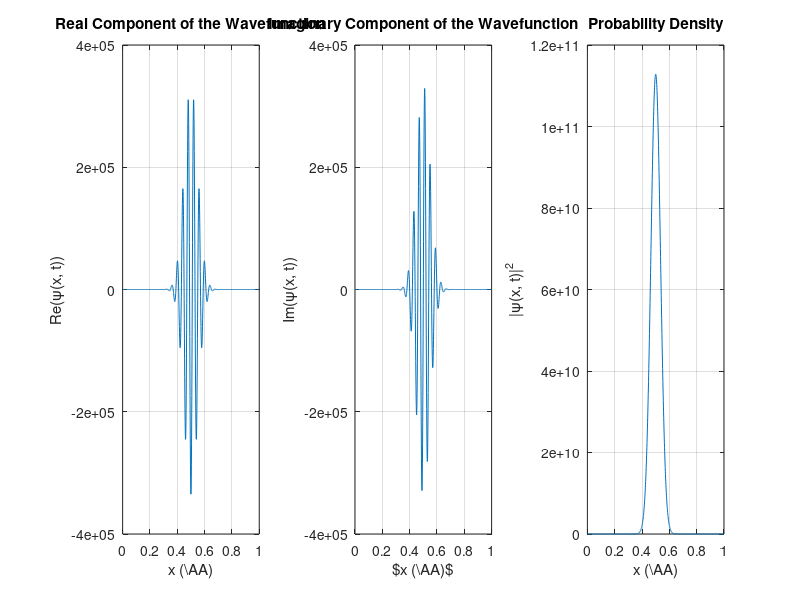

Write MATLAB code to recreate this figure.
%%%%%%%%%% Preamble %%%%%%%%%%
% Part I - Particle in a Box Wavepacket Simulation
% Author: Max L Butterworth
% MSc in Theoretical and Computational Chemistry Project
% University of Oxford

%%%%%%%%%%%%%%%%%%%%

%%%%%%%%%% Define constants %%%%%%%%%%

L = 1e-10; % Length of the 1D box in m
m = 9.11e-31; % Mass of electron in kg
h = 6.626e-34; % Planck's constant in Js
hbar = h/(2*pi); % Definition of h bar
N_steps = 1000; % Number of discretisation points
N_superposition = 100; % The number of basis functions in the wavepacket superposition

%%%%%%%%%% Discretise the spatial domain, x, and time domain, t %%%%%%%%%%

x = linspace(0, L, N_steps); % Define the domain of the infinite potential well
dx = x(2) - x(1); % Calculate the spatial step size

dt = 1e-20; % Define the time step size
N_t = 1000; % Define the number of time steps to simulate

%%%%%%%%%% Solve the Schrödinger equation using the finite difference method %%%%%%%%%%

% Construct the Hamiltonian inside the infinite potential well
laplacian = (1/dx^2) * spdiags([1, -2, 1], -1:1, N_steps, N_steps); % Define the Laplacian operator
H = -((hbar^2)/(2*m)) * laplacian; % Define the Hamiltonian operator

%%%%%%%%%% Generate an initial wavepacket %%%%%%%%%%

k = (50 * pi)/L; % Set the wavenumber
x0 = L/2; % Start evolving the wavepacket from the centre of the box at t = 0
sigma = L/20; % Set the initial width of the wavepacket
psi0 = exp(-(x - x0).^2/(2 * sigma^2)) .* exp(1i * k * x); % Define the initial Gaussian wavepacket
psi0_norm = psi0/sqrt(trapz(x, abs(psi0).^2)); % Normalise the initial Gaussian wavepacket

%%%%%%%%%% Impose boundary conditions %%%%%%%%%%

% Set the wavefunction to zero at the boundaries
psi0_norm(1) = 0;
psi0_norm(N_steps) = 0;
psi0_norm = sparse(psi0_norm); % Define the initial wavefunction as a sparse matrix to speed up the calculation

H = H(2:N_steps-1, 2:N_steps-1); % Impose boundary conditions: psi(0) = psi(L) = 0
H = sparse(H); % Define the Hamiltonian as a sparse matrix to speed up the calcualtion

x_internal = x(2:N_steps - 1); % Truncate the x array to account for boundary conditions

%%%%%%%%%% Implement the Crank-Nicolson method to evolve the wavefunction %%%%%%%%%%

psi = psi0_norm(2:N_steps-1)'; % Set the initial value of the wavefunction
psi_t = zeros(N_steps, N_t); % Initialise an array to store the wavefunction as it evolves in time
psi_t(2:N_steps-1, 1) = psi; % Store the initial wavefunction in the time evolution array

% Pre-compute matrices required for the Crank-Nicolson method
A = eye(N_steps-2) + (((1i * dt)/(2 * hbar)) * H);
B = eye(N_steps-2) - (((1i * dt)/(2 * hbar)) * H);

for t = 2:N_t % Loop over all time steps
    psi = A \ (B * psi); % Evolve the wavefunction over time
    %psi = psi/sqrt(trapz(x_internal, abs(psi).^2)); % Normalise the updated wavefunction
    psi_t(2:N_steps-1, t) = psi; % Store the new wavefunction in the time evolution array
end

%%%%%%%%%% Plot the time evolution of the wavepacket probability density %%%%%%%%%%

x_ang = x * 1e10; % Generate an array of x-values in angstroms

figure; % Generate a figure

subplot(1, 3, 1) % Left subfigure
real_wavefunction = plot(x_ang, real(psi_t(:, 1))); % Plot the real wavefunction
xlabel('x (\AA)'); % Label the x-axis
ylabel('Re(\psi(x, t))'); % Label the y-axis
title('Real Component of the Wavefunction') % Add a title
grid on; % Add a grid to the plot

subplot(1, 3, 2) % Middle subfigure
imag_wavefunction = plot(x_ang, imag(psi_t(:, 1))); % Plot the imaginary wavefunction
xlabel('$x (\AA)$'); % Label the x-axis
ylabel('Im(\psi(x, t))'); % Label the y-axis
title('Imaginary Component of the Wavefunction') % Add a title
grid on; % Add a grid to the plot

subplot(1, 3, 3) % Right subfigure
prob_density = plot(x_ang, abs(psi_t(:, 1)).^2); % Plot the initial probability density
xlabel('x (\AA)'); % Label the x-axis
ylabel('|\psi(x, t)|^2'); % Label the y-axis
title('Probability Density') % Add a title
grid on; % Add a grid to the plot

% Animate the figures

for n = 1:N_t % Loop over all timesteps
    set(real_wavefunction, 'YData', real(psi_t(:, n))) % Update the real part of the wavefunction
    set(imag_wavefunction, 'YData', imag(psi_t(:, n))) % Update the imaginary part of the wavefunction
    set(prob_density, 'YData', abs(psi_t(:, n)).^2); % Update the probability density
    pause(0.1); % Pause to create an animation effect
    drawnow;
end